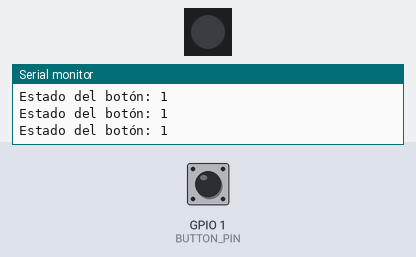
This program was run on a simulated ESP32-S3. Shown: 1 RGB LEDs in strip order, left to right, the last lines printed to the serial monitor. Inputs (shaded band) come from the test bench; at power-on: GPIO 1 (BUTTON_PIN) HIGH.

Above: at 1.2 s.
1.3 s: GPIO 1 (BUTTON_PIN) pulled LOW for 0.15 s
At 1.38 s:
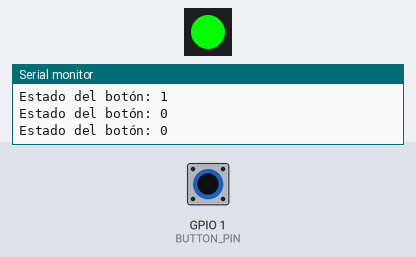
2.9 s: GPIO 1 (BUTTON_PIN) pulled LOW for 3.2 s
At 7.1 s:
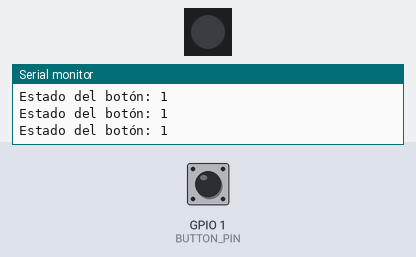
Timing chart, 0 to 8.6 s (numbered marks = the images above; inputs shaded):
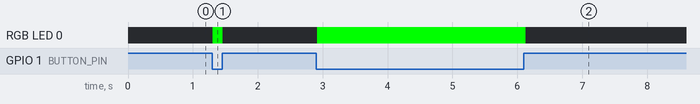

Measured:
- after the input at 1.3 s, RGB LED 0: off → RGB(0, 255, 0) at once, → off 0.15 s later
- after the input at 2.9 s, RGB LED 0: off → RGB(0, 255, 0) at once, → off 3.2 s later

The program:

main.cpp
```cpp
#include <Adafruit_NeoPixel.h>

// Configuración del LED NeoPixel
#define PIN_NEOPIXEL 48
#define NUMPIXELS 1
Adafruit_NeoPixel pixels(NUMPIXELS, PIN_NEOPIXEL, NEO_GRB + NEO_KHZ800);

// Configuración del botón
#define BUTTON_PIN 1

void setup() {
  Serial.begin(115200);
  pixels.begin();
  pixels.clear(); // Apaga el pixel al iniciar

  // Configura el pin del botón como una entrada con resistencia PULLUP interna
  pinMode(BUTTON_PIN, INPUT_PULLUP);
}

void loop() {
  // Lee el estado del botón.
  // Será LOW si está presionado y HIGH si no lo está.
  int buttonState = digitalRead(BUTTON_PIN);

  // Imprime el estado en el monitor serie para depuración
  Serial.print("Estado del botón: ");
  Serial.println(buttonState);

  if (buttonState == LOW) {
    // Botón presionado: enciende el LED en verde
    pixels.setPixelColor(0, pixels.Color(0, 255, 0));
    pixels.show();
  } else {
    // Botón no presionado: apaga el LED
    pixels.clear();
    pixels.show();
  }

  // Una pequeña pausa para evitar el "rebote" del botón (debouncing)
  delay(50);
}
```
